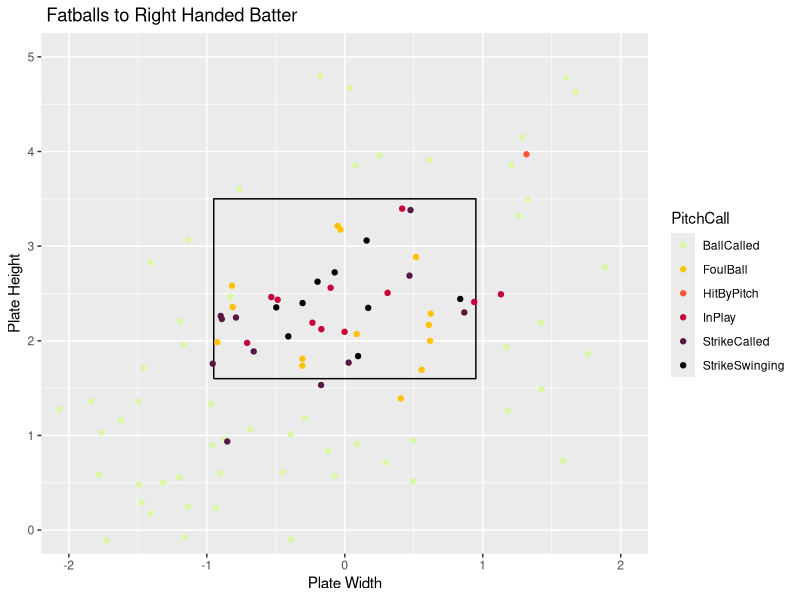
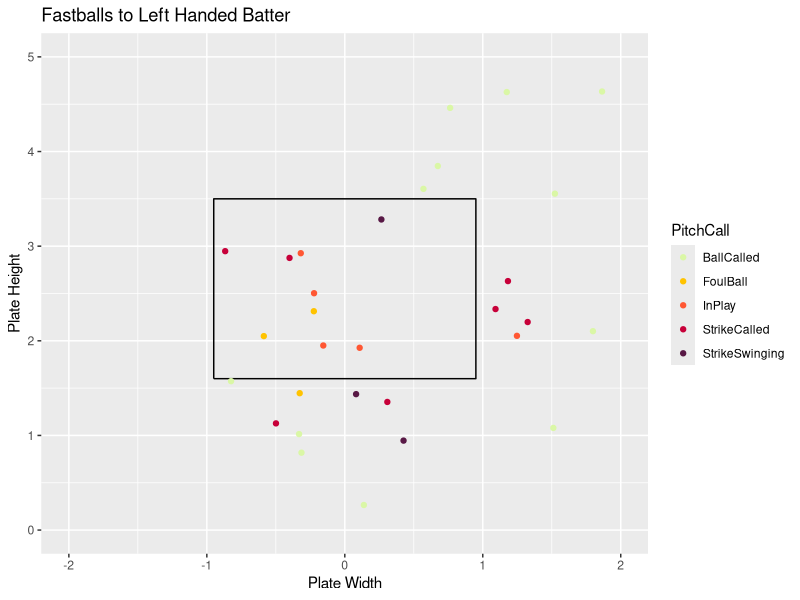

Recreate these plots in R, in order.
## ---- chunk 1
knitr::opts_chunk$set(fig.align = "center", fig.width = 4, fig.height = 4, comment = NA, message = FALSE, warning = FALSE, echo = FALSE)
library(readr)
library(dplyr)
library(ggplot2)
library(tidyverse)
Master <- read_csv("Master.csv")
Pitcher <- Master %>%
  filter(Pitcher == "Helms, Matthew")
x <- c(-.95,.95,.95,-.95,-.95)
z <- c(1.6,1.6,3.5,3.5,1.6)
sz <- data_frame(x, z)
## ---- chunk 2
FastballsThrownR <- Pitcher %>%
  filter(TaggedPitchType == "Fastball" & BatterSide == "Right" & RelSpeed)
ggplot() +
  geom_path(data = sz, aes(x = x, y = z)) +
  coord_equal() +
  xlab("Plate Width") +
  ylab("Plate Height") +
  ggtitle(" Fatballs to Right Handed Batter") +
  geom_point(data = FastballsThrownR,aes(x = PlateLocSide, y = PlateLocHeight, color = PitchCall)) +
  coord_cartesian(xlim = c(-2, 2), ylim = c(0, 5)) +
  scale_color_discrete(limits = c("StrikeSwinging" ,"StrikeCalled", "BallCalled", "HitByPitch", "InPlay", "FoulBall", "Undefined")) +
  scale_color_manual(values = c("#DAF7A6","#FFC300", "#FF5733", "#C70039", "#581845", "#000000", "#009E73"))
## ---- chunk 3
FastballsThrownL <- Pitcher %>%
  filter(TaggedPitchType == "Fastball" & BatterSide == "Left")
ggplot() +
  geom_path(data = sz, aes(x = x, y = z)) +
  coord_equal() +
  xlab("Plate Width") +
  ylab("Plate Height") +
  ggtitle("Fastballs to Left Handed Batter") +
  geom_point(data = FastballsThrownL,aes(x = PlateLocSide, y = PlateLocHeight, color = PitchCall)) +
  coord_cartesian(xlim = c(-2, 2), ylim = c(0, 5)) +
  scale_color_discrete(limits = c("StrikeSwinging" ,"StrikeCalled", "BallCalled", "HitByPitch", "InPlay", "FoulBall", "Undefined")) +
  scale_color_manual(values = c("#DAF7A6","#FFC300", "#FF5733", "#C70039", "#581845", "#000000", "#009E73"))
